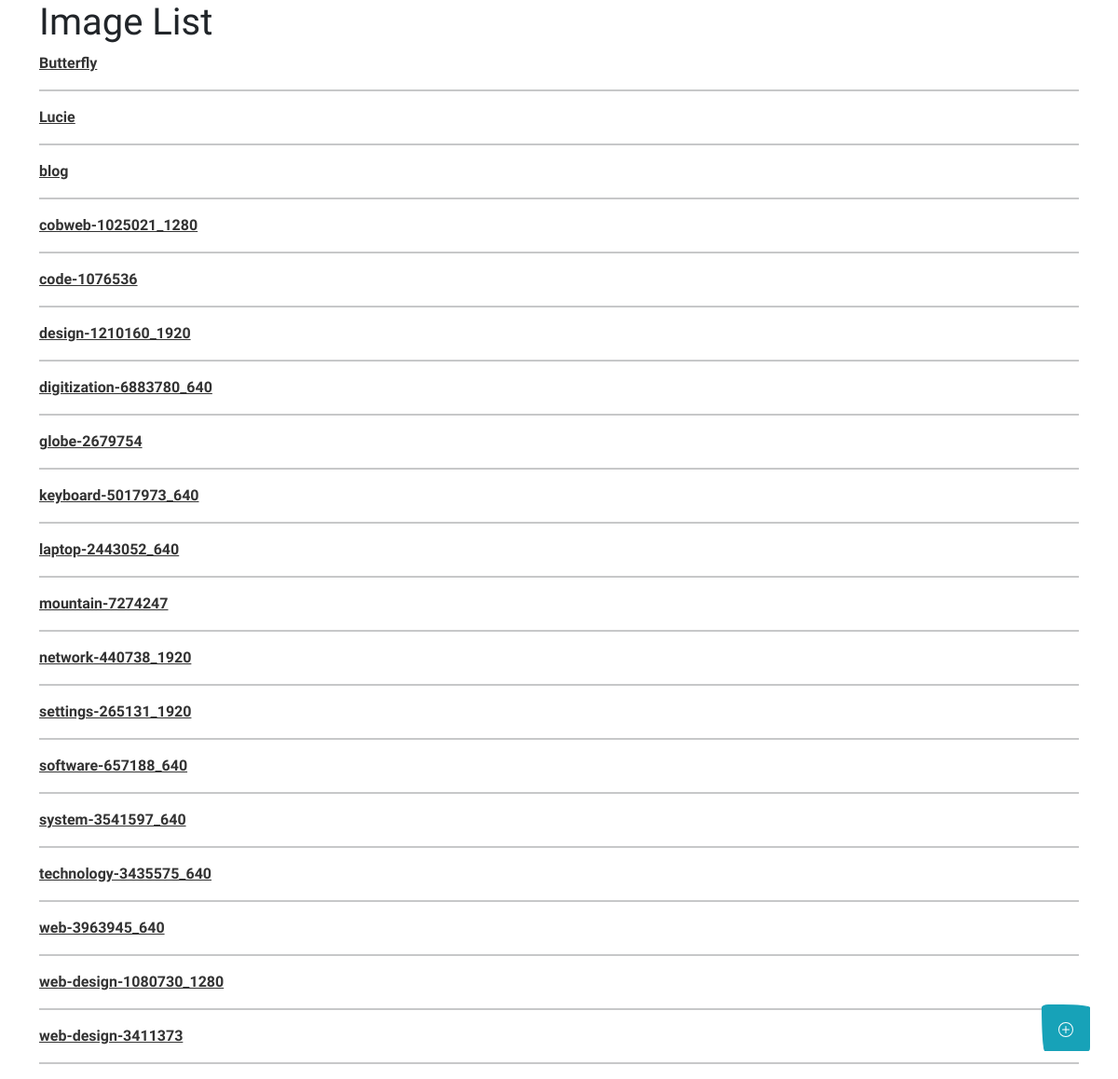
The app's page /, older data.
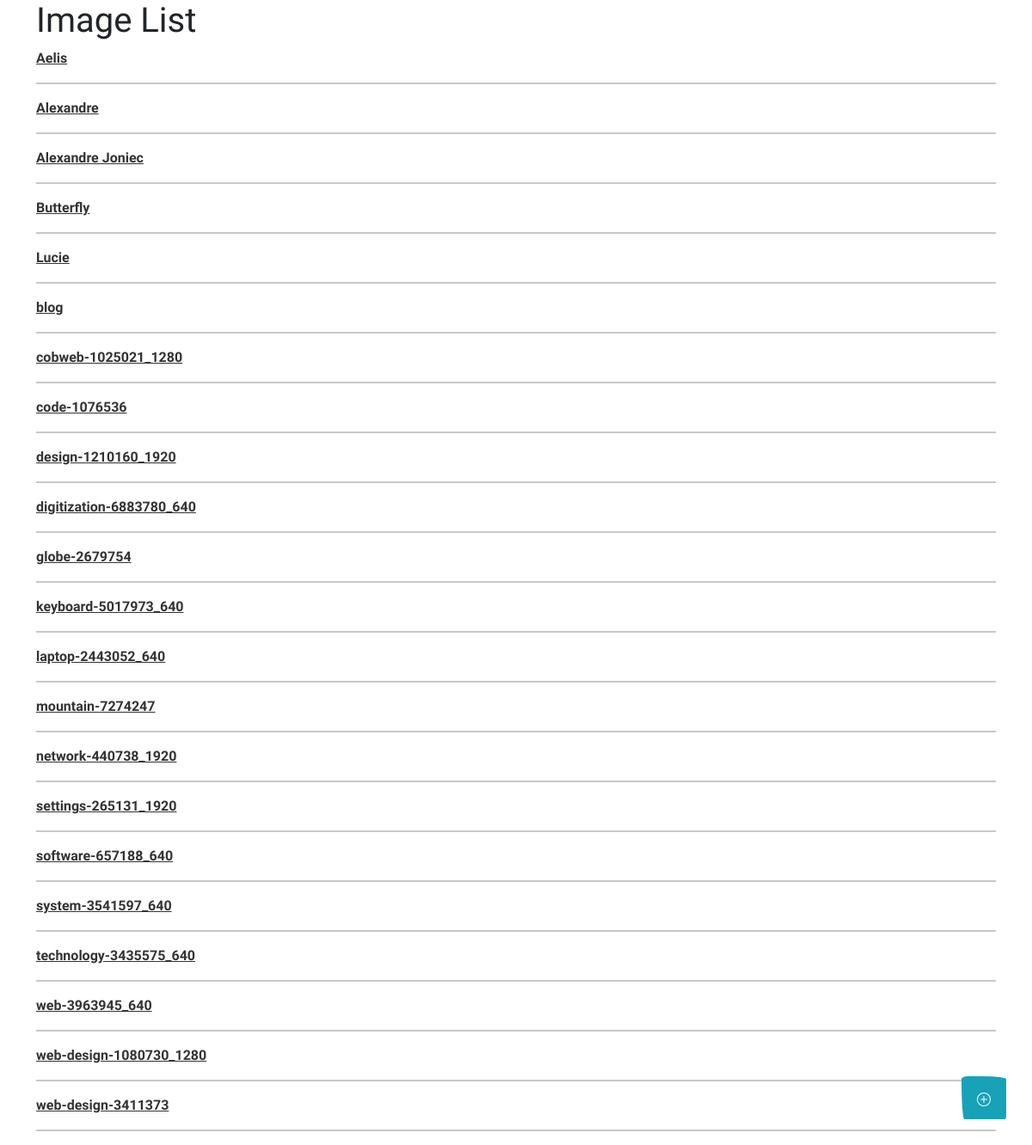
The same page, newer data.
### iptcEditor/models.py (models this page shows, shortened)
class Image(models.Model):
    title = models.CharField(max_length=200)
    image = models.ImageField(upload_to='images')
    class Meta:
        ordering = ['title']
    def get_absolute_url(self):
        return reverse('image_update', args=[str(self.id)])

### iptcEditor/views.py (the view)
# urls.py: path('', views.ImageListView.as_view(), name='index'),
class ImageListView(generic.ListView):
    model = models.Image
    context_object_name = 'image_list'
    template_name = 'iptcEditor/index.html'

### templates/iptcEditor/index.html (shortened to what this page needs)
{% extends "layout/base.html" %}
{% load static %}
{% block content %}
    <div class="container">
        <h1>Image List</h1>
        {% if image_list %}
            {% for image in image_list %}
                <a href="{{ image.get_absolute_url }}">{{ image.title }}</a>
                <hr>
            {% endfor %}
        {% else %}
            <p>There are no images in the library.</p>
        {% endif %}
        <a href="{% url 'image_upload' %}" class="btn btn-info btn-lg"
           style="position: fixed; bottom: 30px; right: 30px">
        </a>
    </div>
{% endblock %}

Row changes from the older to the newer data that the page shows:
added Image: title "Aelis"
added Image: title "Alexandre"
added Image: title "Alexandre Joniec"
